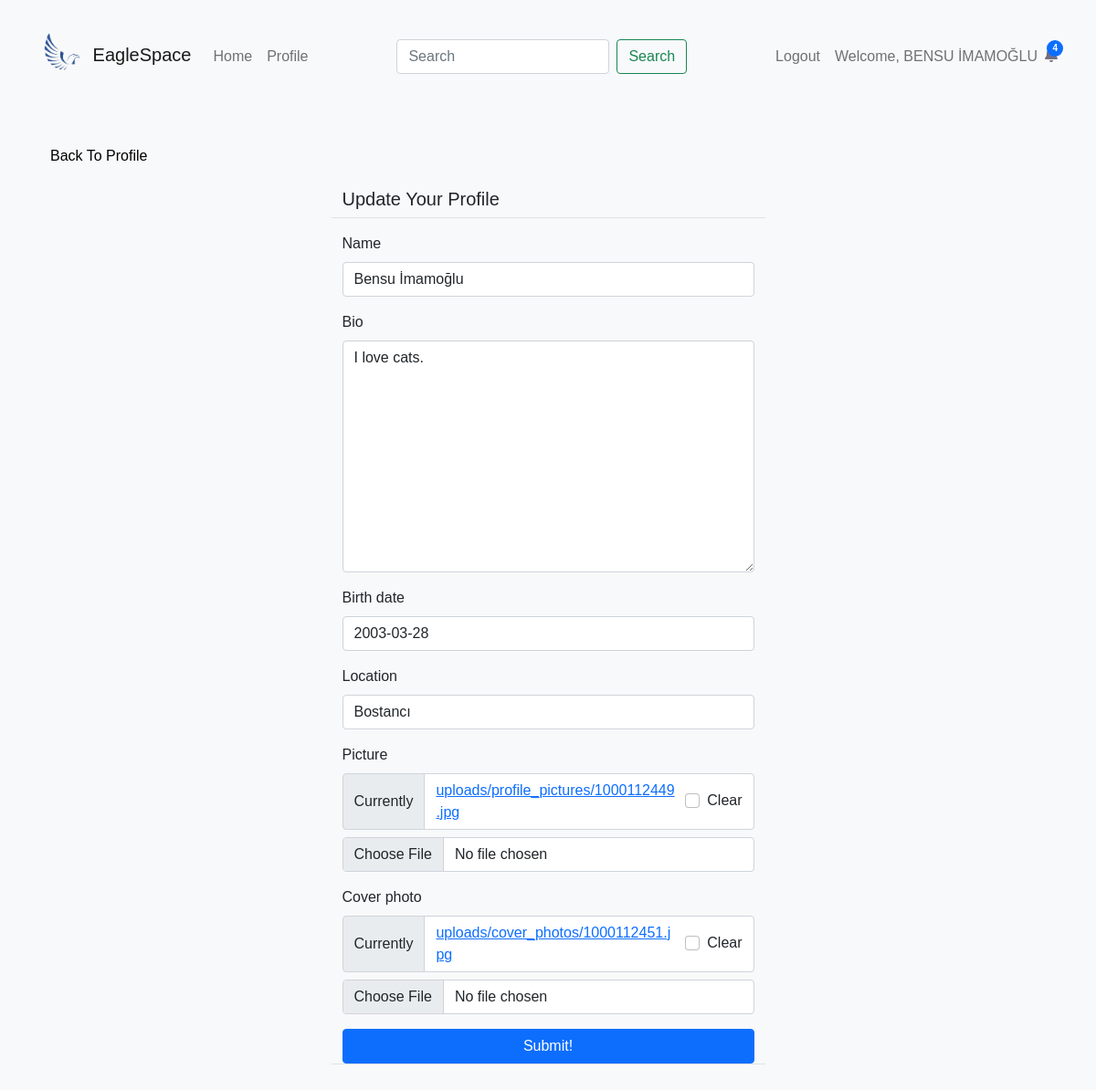
Page /social/profile/edit/17/ (signed in) on the committed database.
### social/models.py (models this page shows)
class UserProfile(models.Model):
	user = models.OneToOneField(User, primary_key=True, verbose_name='user', related_name='profile', on_delete=models.CASCADE)
	name = models.CharField(max_length=30, blank=True, null=True)
	bio = models.TextField(max_length=500, blank=True, null=True)
	birth_date=models.DateField(null=True, blank=True)
	location = models.CharField(max_length=100, blank=True, null=True)
	picture = models.ImageField(upload_to='uploads/profile_pictures', default='uploads/profile_pictures/default.png', blank=True)
	followers = models.ManyToManyField(User, blank=True, related_name='followers')
	cover_photo = models.ImageField(upload_to='uploads/cover_photos', default='uploads/cover_photos/default_cover.png', blank=True)

### social/views.py (the view, shortened to what this page needs)
# urls.py: path('profile/edit/<int:pk>/', ProfileEditView.as_view(), name='profile-edit'),
class ProfileEditView(LoginRequiredMixin, UserPassesTestMixin, UpdateView):
    model = UserProfile
    fields = ['name', 'bio', 'birth_date', 'location', 'picture', 'cover_photo']
    template_name = 'social/profile_edit.html'
    def test_func(self):
        profile = self.get_object()
        return self.request.user == profile.user

### landing/templatetags/custom_tags.py (called while the page is built)
@register.inclusion_tag('social/show_notifications.html', takes_context=True)
def show_notifications(context):
	request_user = context['request'].user
	notifications = Notification.objects.filter(to_user=request_user).exclude(user_has_seen=True).order_by('-date')
	return {'notifications': notifications}

### social/templates/social/profile_edit.html (shortened to what this page needs)
{% extends 'base.html' %}
{% load crispy_forms_tags %}
{% block content %}
<div class="container">
    <div class="row mt-5">
        <div class="col-md-5 col-sm-6">
            <a href="{% url 'profile' object.pk %}" class="btn btn-light">Back To Profile</a>
        </div>
    </div>
    <div class="row justify-content-center mt-3">
        <div class="col-md-5 col-sm-12 border-bottom">
            <h5>Update Your Profile</h5>
        </div>
    </div>
    <div class="row justify-content-center mt-3 mb-5">
        <div class="col-md-5 col-sm-12 border-bottom">
            <form method="POST" enctype="multipart/form-data">
                {{ form | crispy }}
                <div class="d-grid gap-2">
                    <button class="btn btn-primary">Submit!</button>
                </div>
            </form>
        </div>
    </div>
</div>
{% endblock content %}

### templates/partials/_navbar.html (shortened to what this page needs)
{% load custom_tags %}
{% load static %}
<nav class="navbar navbar-expand-lg navbar-light bg-light">
    <div class="container">
        <a class="navbar-brand"
        {% if user.is_authenticated %}
            href="{% url 'post-list' %}"
        {% else %}
            href="{% url 'giris' %}"
        {% endif %}>
        <img src="{% static 'img/eaglespace.png' %}" alt="EagleSpace Logo" class="favicon">
            EagleSpace</a>
        <div class="collapse navbar-collapse" id="navbarSupportedContent">
            <ul class="navbar-nav mr-auto">
                <li class="nav-item">
                    <a class="nav-link"
                    {% if user.is_authenticated %}
                        href="{% url 'post-list' %}"
                    {% else %}
                        href="{% url 'giris' %}"
                    {% endif %}>Home <span class="sr-only">(current)</span></a>
                </li>
                {% if user.is_authenticated %}
                <li class="nav-item">
                    <a class="nav-link" href="{% url 'profile' request.user.profile.pk %}">Profile</a>
                </li>
                {% endif %}
            </ul>
            {% if user.is_authenticated %}
            <form class="form-inline my-2 my-lg-0" method="GET" action="{% url 'profile-search' %}">
                <input class="form-control mr-sm-2" type="search" placeholder="Search" aria-label="Search" name="query" value="{{ request.GET.query }}">
                <button class="btn btn-outline-success my-2 my-sm-0" type="submit">Search</button>
            </form>
            {% endif %}
            <ul class="navbar-nav ms-auto">
                {% if user.is_authenticated %}
                <li class="nav-item">
                    <a class="nav-link" href="{% url 'logout' %}">Logout</a>
                </li>
                <li class="nav-item">
                    <a class="nav-link" href="#">Welcome, {{ request.user.get_full_name }}</a>
                </li>
                <div class="nav-item">
                        {% show_notifications %}
                </div>
                {% endif %}
            </ul>
        </div>
    </div>
</nav>

### static/css/base.css (style rules this page uses)
body { background-color: #f8f9fa; font-family: Arial, sans-serif; }
.container { margin-top: 20px; }
.d-grid { display: grid; gap: 10px; }
.favicon { width: 50px; height: 50px; margin-right: 4px; margin-bottom: 8px; vertical-align: middle; }

### rows in the picture
UserProfile: name "Bensu İmamoğlu", bio "I love cats.", birth_date "2003-03-28", location "Bostancı"

### other values in the picture
{{ request.user.get_full_name }} "BENSU İMAMOĞLU"
{{ notifications.count }} "4"
